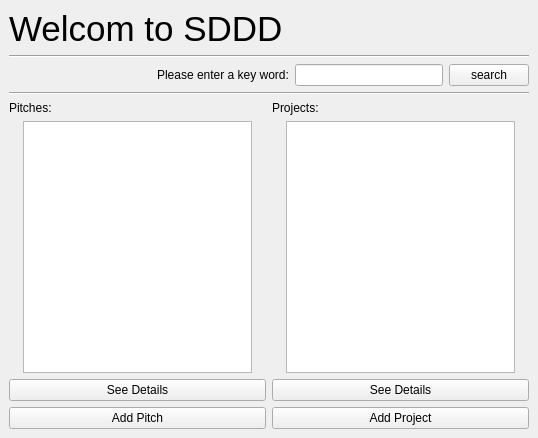
<?xml version="1.0" encoding="UTF-8"?>
<ui version="4.0">
 <class>HomePage</class>
 <widget class="QMainWindow" name="HomePage">
  <property name="geometry">
   <rect>
    <x>0</x>
    <y>0</y>
    <width>538</width>
    <height>438</height>
   </rect>
  </property>
  <property name="windowTitle">
   <string>SDDD</string>
  </property>
  <widget class="QWidget" name="centralwidget">
   <layout class="QVBoxLayout" name="verticalLayout_3">
    <item>
     <layout class="QHBoxLayout" name="horizontalLayout">
      <item>
       <widget class="QLabel" name="ltitle">
        <property name="font">
         <font>
          <pointsize>26</pointsize>
         </font>
        </property>
        <property name="text">
         <string>Welcom to SDDD</string>
        </property>
        <property name="margin">
         <number>0</number>
        </property>
       </widget>
      </item>
     </layout>
    </item>
    <item>
     <widget class="Line" name="line">
      <property name="orientation">
       <enum>Qt::Horizontal</enum>
      </property>
     </widget>
    </item>
    <item>
     <layout class="QHBoxLayout" name="horizontalLayout_5">
      <item>
       <spacer name="horizontalSpacer_5">
        <property name="orientation">
         <enum>Qt::Horizontal</enum>
        </property>
        <property name="sizeType">
         <enum>QSizePolicy::Expanding</enum>
        </property>
        <property name="sizeHint" stdset="0">
         <size>
          <width>40</width>
          <height>20</height>
         </size>
        </property>
       </spacer>
      </item>
      <item>
       <widget class="QLabel" name="label_3">
        <property name="text">
         <string>Please enter a key word:</string>
        </property>
       </widget>
      </item>
      <item>
       <widget class="QLineEdit" name="lineEdit"/>
      </item>
      <item>
       <widget class="QPushButton" name="pushButton_3">
        <property name="text">
         <string>search</string>
        </property>
       </widget>
      </item>
     </layout>
    </item>
    <item>
     <widget class="Line" name="line_2">
      <property name="orientation">
       <enum>Qt::Horizontal</enum>
      </property>
     </widget>
    </item>
    <item>
     <layout class="QHBoxLayout" name="horizontalLayout_4">
      <item>
       <layout class="QVBoxLayout" name="verticalLayout">
        <item>
         <widget class="QLabel" name="label">
          <property name="text">
           <string>Pitches:</string>
          </property>
         </widget>
        </item>
        <item>
         <layout class="QHBoxLayout" name="horizontalLayout_2">
          <item>
           <spacer name="horizontalSpacer_3">
            <property name="orientation">
             <enum>Qt::Horizontal</enum>
            </property>
            <property name="sizeType">
             <enum>QSizePolicy::Expanding</enum>
            </property>
            <property name="sizeHint" stdset="0">
             <size>
              <width>40</width>
              <height>20</height>
             </size>
            </property>
           </spacer>
          </item>
          <item>
           <widget class="QListWidget" name="pitchList">
            <property name="maximumSize">
             <size>
              <width>800000</width>
              <height>800000</height>
             </size>
            </property>
            <property name="batchSize">
             <number>100</number>
            </property>
           </widget>
          </item>
          <item>
           <spacer name="horizontalSpacer">
            <property name="orientation">
             <enum>Qt::Horizontal</enum>
            </property>
            <property name="sizeType">
             <enum>QSizePolicy::Expanding</enum>
            </property>
            <property name="sizeHint" stdset="0">
             <size>
              <width>40</width>
              <height>20</height>
             </size>
            </property>
           </spacer>
          </item>
         </layout>
        </item>
        <item>
         <widget class="QPushButton" name="pushButton">
          <property name="text">
           <string>See Details</string>
          </property>
         </widget>
        </item>
        <item>
         <widget class="QPushButton" name="pushButton_4">
          <property name="text">
           <string>Add Pitch</string>
          </property>
         </widget>
        </item>
       </layout>
      </item>
      <item>
       <layout class="QVBoxLayout" name="verticalLayout_2">
        <item>
         <widget class="QLabel" name="label_2">
          <property name="text">
           <string>Projects:</string>
          </property>
         </widget>
        </item>
        <item>
         <layout class="QHBoxLayout" name="horizontalLayout_3">
          <item>
           <spacer name="horizontalSpacer_4">
            <property name="orientation">
             <enum>Qt::Horizontal</enum>
            </property>
            <property name="sizeType">
             <enum>QSizePolicy::Expanding</enum>
            </property>
            <property name="sizeHint" stdset="0">
             <size>
              <width>40</width>
              <height>20</height>
             </size>
            </property>
           </spacer>
          </item>
          <item>
           <widget class="QListWidget" name="projectList">
            <property name="sizePolicy">
             <sizepolicy hsizetype="Expanding" vsizetype="Expanding">
              <horstretch>0</horstretch>
              <verstretch>0</verstretch>
             </sizepolicy>
            </property>
           </widget>
          </item>
          <item>
           <spacer name="horizontalSpacer_2">
            <property name="orientation">
             <enum>Qt::Horizontal</enum>
            </property>
            <property name="sizeType">
             <enum>QSizePolicy::Expanding</enum>
            </property>
            <property name="sizeHint" stdset="0">
             <size>
              <width>40</width>
              <height>20</height>
             </size>
            </property>
           </spacer>
          </item>
         </layout>
        </item>
        <item>
         <widget class="QPushButton" name="pushButton_2">
          <property name="text">
           <string>See Details</string>
          </property>
         </widget>
        </item>
        <item>
         <widget class="QPushButton" name="pushButton_5">
          <property name="text">
           <string>Add Project</string>
          </property>
         </widget>
        </item>
       </layout>
      </item>
     </layout>
    </item>
   </layout>
  </widget>
 </widget>
 <resources/>
 <connections>
  <connection>
   <sender>pushButton_3</sender>
   <signal>clicked()</signal>
   <receiver>HomePage</receiver>
   <slot>search()</slot>
   <hints>
    <hint type="sourcelabel">
     <x>475</x>
     <y>87</y>
    </hint>
    <hint type="destinationlabel">
     <x>123</x>
     <y>102</y>
    </hint>
   </hints>
  </connection>
  <connection>
   <sender>pushButton</sender>
   <signal>clicked()</signal>
   <receiver>HomePage</receiver>
   <slot>openPitch()</slot>
   <hints>
    <hint type="sourcelabel">
     <x>193</x>
     <y>390</y>
    </hint>
    <hint type="destinationlabel">
     <x>263</x>
     <y>331</y>
    </hint>
   </hints>
  </connection>
  <connection>
   <sender>pushButton_2</sender>
   <signal>clicked()</signal>
   <receiver>HomePage</receiver>
   <slot>openProject()</slot>
   <hints>
    <hint type="sourcelabel">
     <x>524</x>
     <y>390</y>
    </hint>
    <hint type="destinationlabel">
     <x>264</x>
     <y>242</y>
    </hint>
   </hints>
  </connection>
  <connection>
   <sender>pushButton_4</sender>
   <signal>clicked()</signal>
   <receiver>HomePage</receiver>
   <slot>createPitch()</slot>
   <hints>
    <hint type="sourcelabel">
     <x>121</x>
     <y>400</y>
    </hint>
    <hint type="destinationlabel">
     <x>65</x>
     <y>429</y>
    </hint>
   </hints>
  </connection>
  <connection>
   <sender>pushButton_5</sender>
   <signal>clicked()</signal>
   <receiver>HomePage</receiver>
   <slot>createProject()</slot>
   <hints>
    <hint type="sourcelabel">
     <x>356</x>
     <y>395</y>
    </hint>
    <hint type="destinationlabel">
     <x>312</x>
     <y>433</y>
    </hint>
   </hints>
  </connection>
 </connections>
 <slots>
  <slot>search()</slot>
  <slot>openPitch()</slot>
  <slot>openProject()</slot>
  <slot>createPitch()</slot>
  <slot>createProject()</slot>
 </slots>
</ui>
